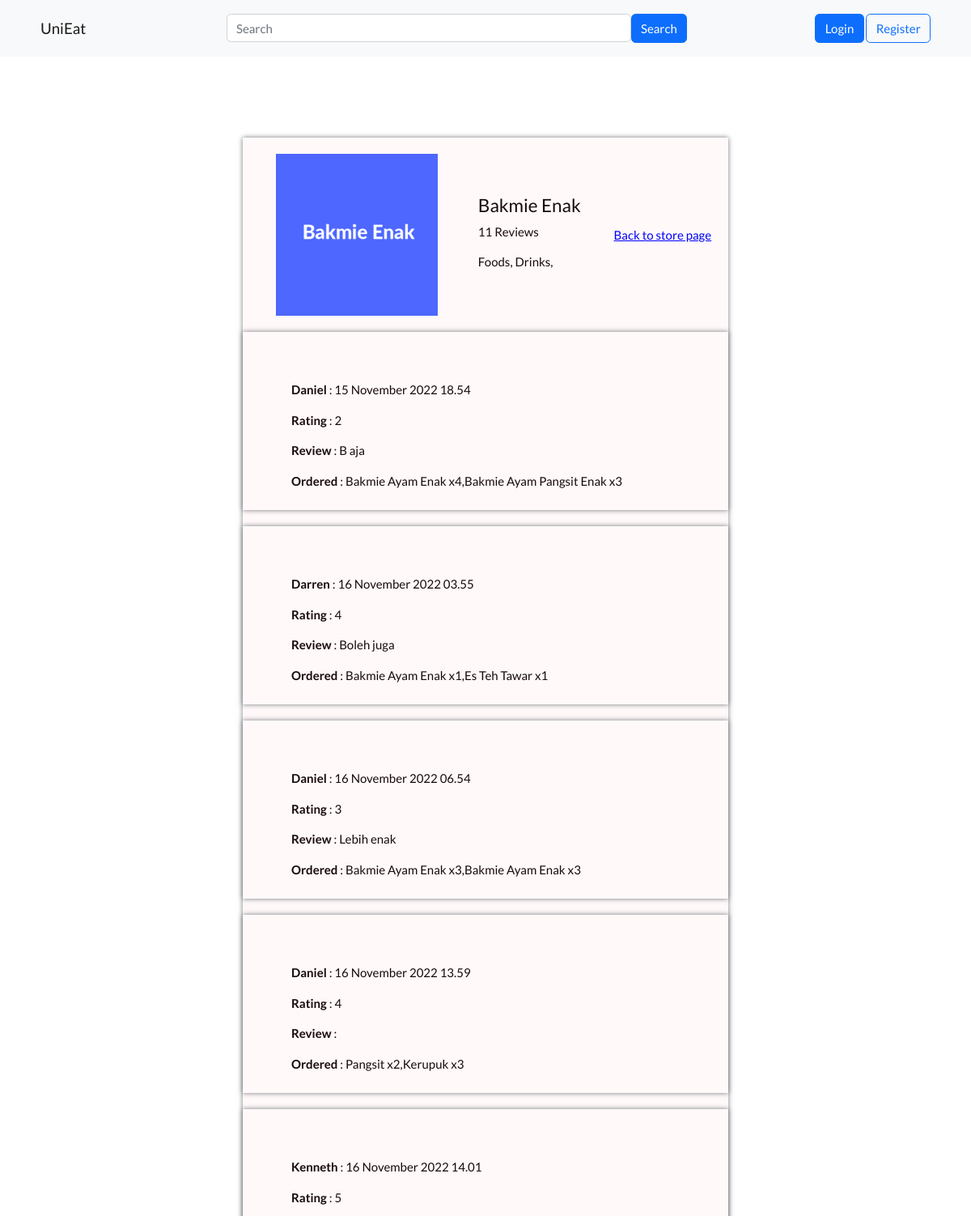
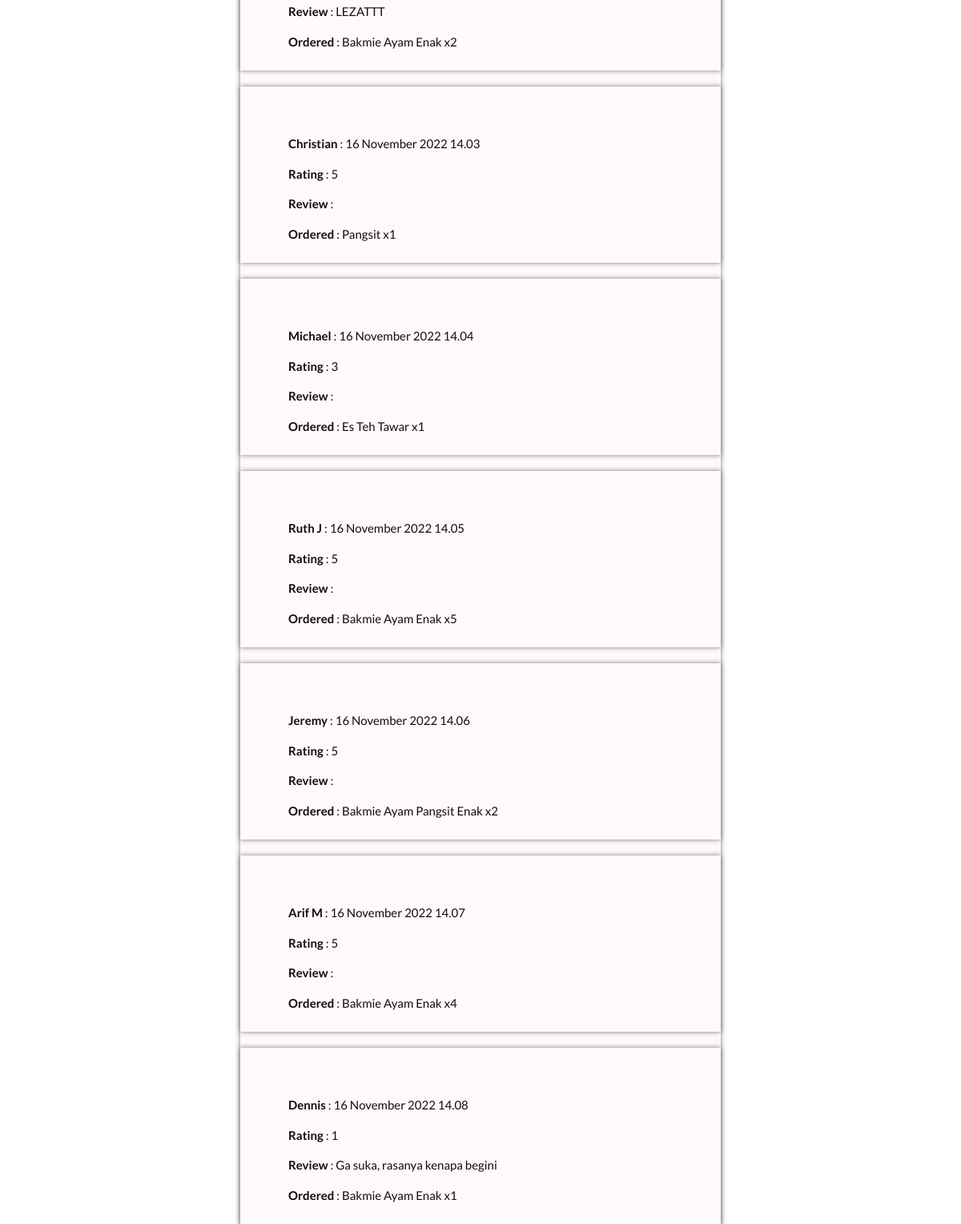
The app's page /AMDP3/shopreviews.php?shopID=1 with its own data (2 pictures, top to bottom).
### tables this page shows
CREATE TABLE `shop` (
  `shopID` int(11) NOT NULL,
  `shopTitle` varchar(255) NOT NULL,
  `imgUrl` varchar(255) NOT NULL DEFAULT './img/Dummy.png'
);

CREATE TABLE `reviews` (
  `reviewID` int(11) NOT NULL,
  `userID` int(11) DEFAULT NULL,
  `orderID` int(11) DEFAULT NULL,
  `reviewTimeStamp` timestamp NOT NULL DEFAULT current_timestamp(),
  `reviewText` varchar(255) DEFAULT NULL,
  `stars` int(11) DEFAULT NULL
);

CREATE TABLE `users` (
  `userID` int(11) NOT NULL,
  `name` varchar(255) NOT NULL,
  `email` varchar(255) NOT NULL,
  `phoneNumber` varchar(255) NOT NULL,
  `userPassword` varchar(255) NOT NULL,
  `userRole` varchar(15) NOT NULL DEFAULT 'customer',
  `gender` varchar(255) NOT NULL DEFAULT 'Male'
);

### AMDP3/includes/loadreviews.php (the view)
<?php
    include "./connection.php";
    $shopID = $_GET['shopID'];
    $query = "SELECT *, GROUP_CONCAT(CONCAT(itemName, ' x', itemAmount)) AS fullOrder, DATE_FORMAT(orderTimeStamp, '%e %M %Y %H.%i') AS formattedTime FROM reviews JOIN orders ON reviews.orderID = orders.orderID JOIN users ON reviews.userID = users.userID JOIN item ON orders.itemID = item.itemID WHERE item.shopID = $shopID GROUP BY orderTimeStamp";
    $result = $connection->query($query);
    while($row = $result->fetch_assoc()){
        $userName = $row['name'];
        $stars = $row['stars'];
        $review = $row['reviewText'];
        $fullOrder = $row['fullOrder'];
        $formattedTime = $row['formattedTime'];
        echo
            "<div class='shop-item-container' >
                    <div class='shop-info'>
                        <p><b>$userName</b> : $formattedTime</p>
                        <p><b>Rating</b> : $stars</p>
                        <p><b>Review</b> : $review</p>
                        <p><b>Ordered</b> : $fullOrder</p>
                    </div>
                </div>";
    }
?>

### AMDP3/queryfunctions/queryshopheader.php (shortened to what this page needs)
<?php
    if(!isset($_SESSION["role"]) || $_SESSION["role"] != 'tenant'){
        $shopID = $_GET["shopID"];
    } else {
        $shopTitle = $_SESSION['name'];
        $query = "SELECT * FROM shop WHERE shopTitle = '$shopTitle'";
        $result = $connection->query($query);
        $row = $result->fetch_assoc();
        $shopID = $row["shopID"];
    }
    include "./connection.php";
    $query = "SELECT * FROM shop WHERE shopID = $shopID";
    $result = $connection->query($query);
    $row = $result->fetch_assoc();
    $shopTitle = $row['shopTitle'];
    $imgUrl = $row['imgUrl'];
    $query = "SELECT COUNT(DISTINCT orderTimeStamp) AS totalReviewCount FROM reviews JOIN orders ON reviews.orderID = orders.orderID WHERE orders.shopID = $shopID";
    $result = $connection->query($query);
    $row = $result->fetch_assoc();
    $totalReviews = $row['totalReviewCount'];
    $query = "SELECT categoryName FROM shop JOIN shopcategories ON shop.shopID = shopcategories.shopID JOIN categories ON shopcategories.categoryID = categories.categoryID WHERE shop.shopID=$shopID";
    $result = $connection->query($query);
    $shopCategories = '';
    while($row = $result->fetch_assoc()){
        $shopCategories = $shopCategories . $row['categoryName'] . ', ';
    }
    echo
        "<div class='shop-header'>
            <img src='$imgUrl'>
            <div class='shop-info'>
                <h4>$shopTitle</h4>
                <p>$totalReviews Reviews</p>
                <p>$shopCategories</p>
            </div>
        </div>";
?>

### AMDP3/style.css (style rules this page uses)
* { font-family: 'Lato', sans-serif; text-decoration: none; color: #180A0A; font-size: 15px; list-style: none; }
.shop-info { padding-left: 50px; padding-top: 50px; }
.shop-header img { width: 200px; }
.shop-header { display: flex; align-self: flex-start; padding: 20px; }
.shop-item-container { display: flex; box-shadow: 0 0 6px 0px #73777B; width: 670px; padding: 10px; margin-bottom: 20px; }

### records on screen
shop: imgUrl (picture), shopTitle "Bakmie Enak"
reviews: userID.name "Daniel", formattedTime "15 November 2022 18.54", stars "2", reviewText "B aja", fullOrder "Bakmie Ayam Enak x4,Bakmie Ayam Pangsit Enak x3"
reviews: userID.name "Darren", formattedTime "16 November 2022 03.55", stars "4", reviewText "Boleh juga", fullOrder "Bakmie Ayam Enak x1,Es Teh Tawar x1"
reviews: userID.name "Daniel", formattedTime "16 November 2022 06.54", stars "3", reviewText "Lebih enak", fullOrder "Bakmie Ayam Enak x3,Bakmie Ayam Enak x3"
reviews: userID.name "Daniel", formattedTime "16 November 2022 13.59", stars "4", fullOrder "Pangsit x2,Kerupuk x3"
reviews: userID.name "Kenneth", formattedTime "16 November 2022 14.01", stars "5", reviewText "LEZATTT", fullOrder "Bakmie Ayam Enak x2"
reviews: userID.name "Christian", formattedTime "16 November 2022 14.03", stars "5", fullOrder "Pangsit x1"
reviews: userID.name "Michael", formattedTime "16 November 2022 14.04", stars "3", fullOrder "Es Teh Tawar x1"
reviews: userID.name "Ruth J", formattedTime "16 November 2022 14.05", stars "5", fullOrder "Bakmie Ayam Enak x5"
reviews: userID.name "Jeremy", formattedTime "16 November 2022 14.06", stars "5", fullOrder "Bakmie Ayam Pangsit Enak x2"
reviews: userID.name "Arif M", formattedTime "16 November 2022 14.07", stars "5", fullOrder "Bakmie Ayam Enak x4"
reviews: userID.name "Dennis", formattedTime "16 November 2022 14.08", stars "1", reviewText "Ga suka, rasanya kenapa begini", fullOrder "Bakmie Ayam Enak x1"

### other values on screen
$totalReviews "11"
$shopCategories "Foods, Drinks,"
